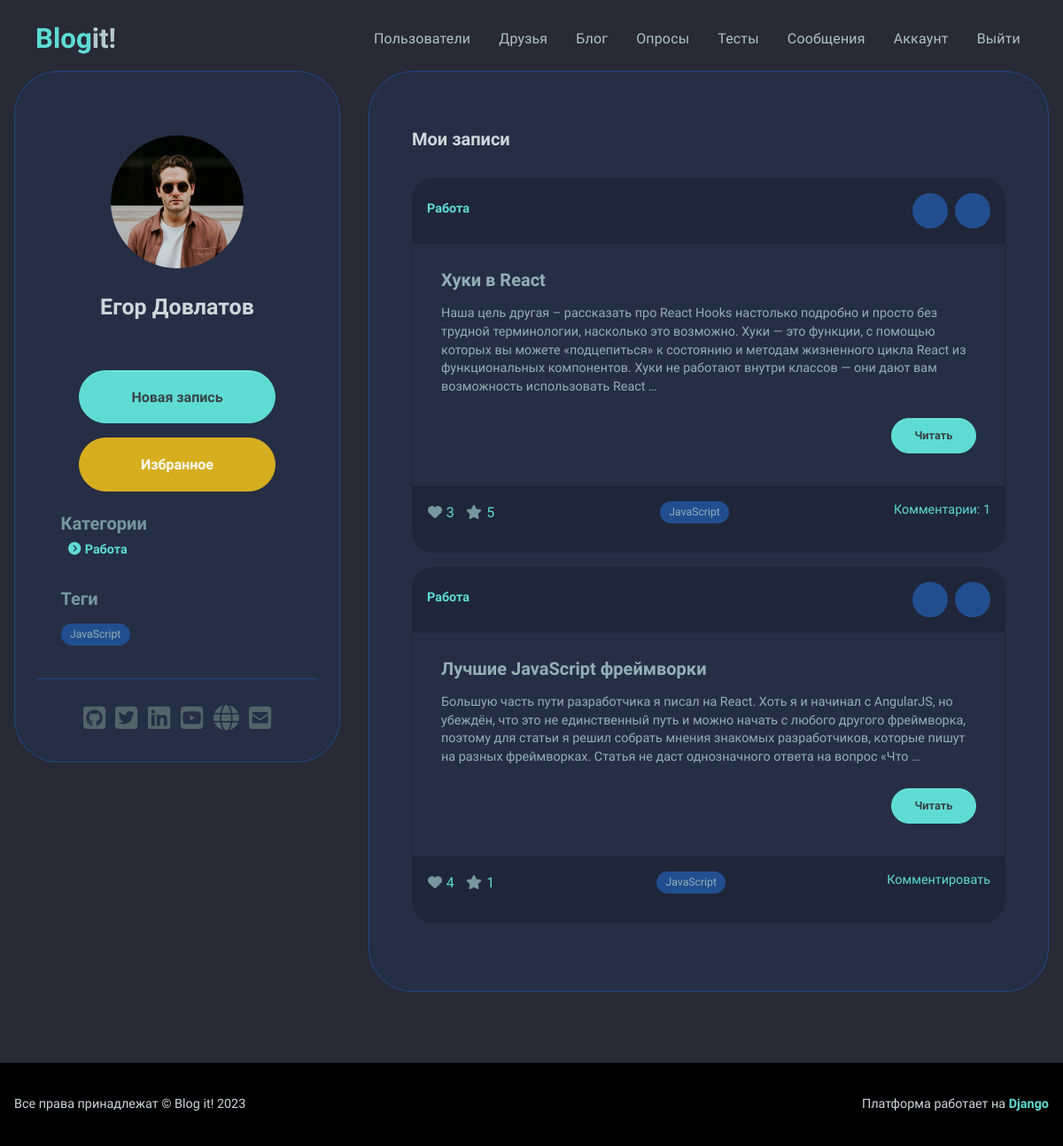
Before: /myblog/ (signed in) with the older database file.
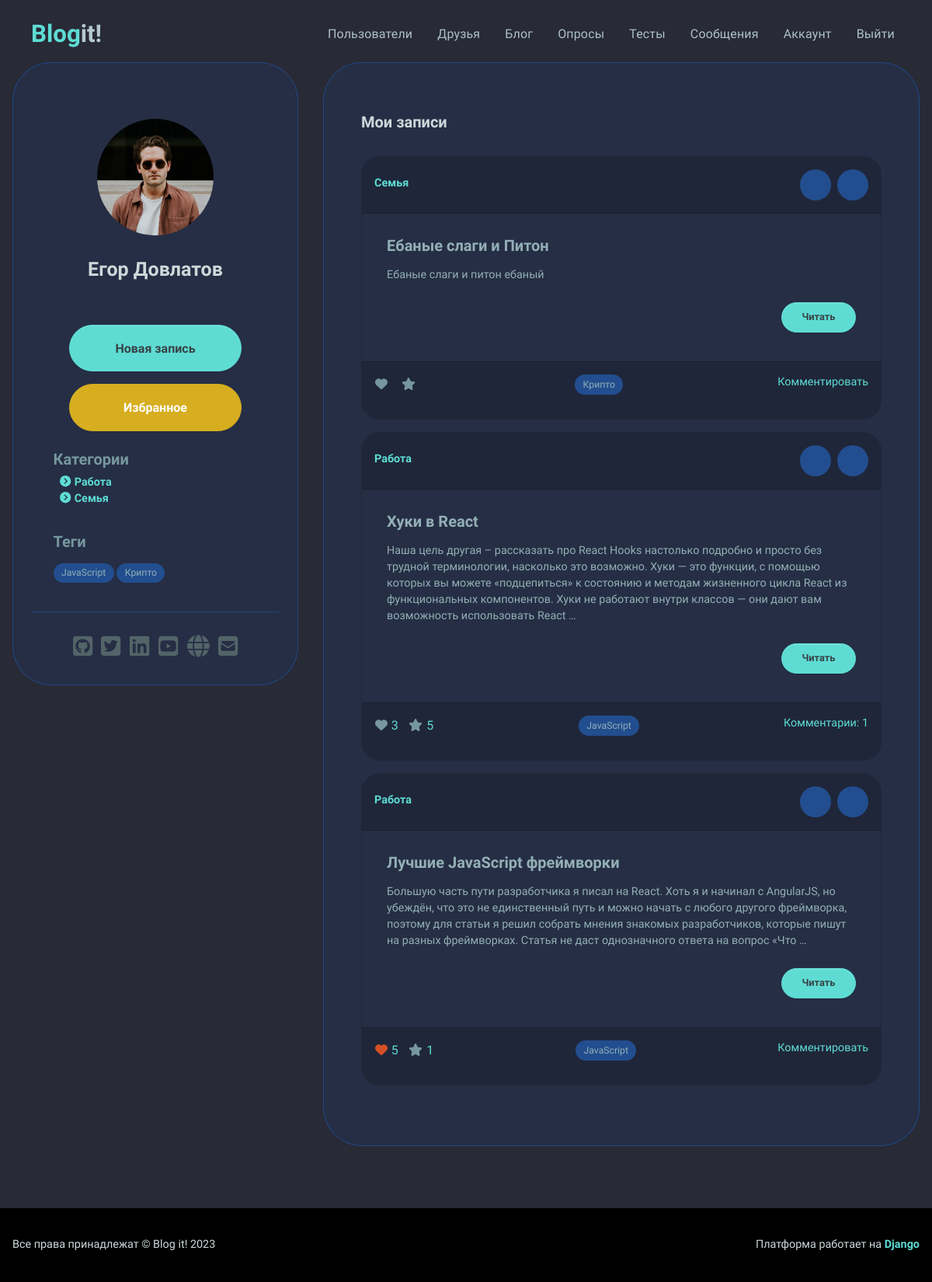
After: the same page with the newer database file.
### blog/models.py (models this page shows, shortened)
class Category(models.Model):
    name = models.CharField('category', max_length=20)
    slug = models.SlugField()
    class Meta:
        ordering = ['id']
        verbose_name = 'Категория'
        verbose_name_plural = 'Категории'
    def __str__(self):
        return self.name

class Tag(models.Model):
    name = models.CharField('tag', max_length=20)
    slug = models.SlugField()
    class Meta:
        ordering = ['id']
        verbose_name = 'Тег'
        verbose_name_plural = 'Теги'

class Post(models.Model):
    owner = models.ForeignKey(
        Profile, null=True, blank=True, on_delete=models.CASCADE)
    title = models.CharField(max_length=150)
    slug = models.SlugField()
    text = models.TextField(max_length=2000)
    category = models.ForeignKey(Category,
        on_delete=models.CASCADE)
    tags = models.ManyToManyField(Tag, blank=True)
    published = models.DateTimeField(auto_now_add=True)
    likes = models.ManyToManyField(User,
        related_name='post_likes', blank=True)
    bookmarks = models.ManyToManyField(User,
        related_name='bookmarks', blank=True)
    class Meta:
        ordering = ['-published']
        verbose_name = 'Запись'
        verbose_name_plural = 'Записи'
    def number_of_likes(self):
        if self.likes.count() == 0:
            return ''
        else:
            return self.likes.count()
    def number_of_bookmarks(self):
        if self.bookmarks.count() == 0:
            return ''
        else:
            return self.bookmarks.count()
    def number_of_comments(self):
        if self.comments.count() == 0:
            return ''
        else:
            return self.comments.filter(approved=True).count()

### blog/views.py (the view)
# urls.py: path('myblog/', views.myBlog, name="my-blog"),
@login_required
def myBlog(request):
    profile = request.user.profile
    posts = profile.post_set.all()
    tags, categories = get_tags_categories(posts)
    custom_range, posts = paginateObjects(request, posts, 3)
    context = {'profile': profile, 'posts': posts,
    'custom_range': custom_range, 'tags': tags,
    'categories': categories}
    return render(request, 'blog/my-blog.html', context)

### blog/views.py (called while the page is built)
def get_tags_categories(posts):
    categories = set()
    tags = set()
    for post in posts:
        categories.add(post.category)
        for tag in post.tags.all():
            tags.add(tag)
    return tags, categories

### users/utils.py (called while the page is built)
def paginateObjects(request, objects, results):
    page = request.GET.get('page')
    paginator = Paginator(objects, results)
    try:
        objects = paginator.page(page)
    except PageNotAnInteger:
        page = 1
        objects = paginator.page(page)
    except EmptyPage:
        page = paginator.num_pages
        objects = paginator.page(page)
    leftIndex = (int(page) - 4)
    if leftIndex < 1:
        leftIndex = 1
    rightIndex = (int(page) + 5)
    if rightIndex > paginator.num_pages:
        rightIndex = paginator.num_pages + 1
    custom_range = range(leftIndex, rightIndex)
    return custom_range, objects

### blog/templates/blog/my-blog.html (shortened to what the changed rows need)
{% extends 'base.html' %}
{% block content %}
    <section>
        <main class="mt-5 mb-5">
            <div class="container">
                <div class="main-body">
                    <div class="row">
                        <div class="col-lg-4">
                            <div class="card p-3 card-soft-primary  ">
                                <div class="card-body">
                                    <div class="d-flex flex-column align-items-center text-center">
                                        <div class="mt-1">
                                            <div class="text-center">
                                                <div class="col-12 d-grid">
                                                    {% include 'tags_categories.html' %}
                                                </div>
                                            </div>
                                        </div>
                                    </div>
                                </div>
                            </div>
                        </div>
                        <div class="col-lg-8">
                            <div class="card p-3 h-100 card-soft-primary">
                                <div class="profile-card-body">
                                    <div>
                                        {% for post in posts %}
                                            <div class="message-card mb-3">
                                                <div class="card-header fs--1 fw-bold">
                                                    <div class="d-flex justify-content-between">
                                                        <a class="text-decoration-none mt-2" href=""><span class="text-start">{{ post.category }}</span></a>
                                                        <span class="text-end icon-group"><a class="icon-item" href="{% url 'blog:update-post' post.id %}"></a><a class="icon-item" href="{% url 'blog:delete-post' post.id %}"></a></span>
                                                    </div>
                                                </div>
                                                <div class="card-body px-4 py-4">
                                                    <h5 class="card-title text-400">{{ post.title }}</h5>
                                                    <p class="card-text text-400">{{ post.text|safe|truncatewords:"50" }}</p>
                                                    <div class="text-end">
                                                        <a class="btn btn-primary rounded-pill btn-md my-2"
                                                           href="{% url 'blog:post' post.slug %}">Читать</a>
                                                    </div>
                                                </div>
                                                {% include 'blog/post_footer.html' %}
                                            </div>
                                        {% endfor %}
                                    </div>
                                </div>
                            </div>
                        </div>
                    </div>
                </div>
            </div>
        </main>
    </section>
{% endblock content %}

### templates/tags_categories.html
<div class="text-start mt-3 px-3">
    <h5 class="text-500">Категории</h5>
    <ul class="list-unstyled">
        {% for category in categories %}
            <li>
                <a class="text-decoration-none fw-bold px-2"
                   href="{% url 'blog:by_category' category.slug %}"><i class="fas fa-chevron-circle-right mr-icon"></i>{{ category.name }}</a>
            </li>
        {% endfor %}
    </ul>
</div>
<div class="text-start mt-3 px-3">
    <h5 class="text-500">Теги</h5>
    <div class="col-12 container-fluid px-0">
        {% for tag in tags %}
            <a href="{% url 'blog:by_tag' tag.slug %}"><span class="badge rounded-pill text-400 pill-bg my-2">{{ tag.name }}</span></a>
        {% endfor %}
    </div>
</div>

### blog/templates/blog/post_footer.html (shortened to what this page needs)
<div class="card-footer text-muted d-flex justify-content-between">
    <div class="text-start">
        <ul class="list-unstyled list-inline">
            <li class="list-inline-item">
                {% if user in post.likes.all %}
                    <form action="{% url 'blog:like_post' post.id  %}"
                          method="post"
                          name="dislike"
                          id="dislikeform">
                        <button type='submit'
                                name='dislike'
                                value="{{ post.id }}"
                                class="btn btn-link p-0 mt-0 text-decoration-none">
                            <i class="fa fa-heart mr-icon text-danger"></i>{{ post.number_of_likes }}
                        </button>
                    </form>
                {% else %}
                    <form action="{% url 'blog:like_post' post.id  %}"
                          method="post"
                          name="like"
                          id="likeform">
                        <button type='submit'
                                name='like'
                                value="{{ post.id }}"
                                class="btn btn-link p-0 mt-0">
                            <i class="fa fa-heart mr-icon text-muted"></i>{{ post.number_of_likes }}
                        </button>
                    </form>
                {% endif %}
            </li>
            <li class="list-inline-item">
                {% if user in post.bookmarks.all %}
                    <form action="{% url 'blog:bookmark_post' post.id  %}"
                          method="post"
                          name="remove"
                          id="remove">
                        {% csrf_token %}
                        <button type='submit'
                                name='remove'
                                value="{{ post.id }}"
                                class="btn btn-link p-0 mt-0">
                            <i class="fa fa-star mr-icon text-warning"></i>{{ post.number_of_bookmarks }}
                        </button>
                    </form>
                {% else %}
                    <form action="{% url 'blog:bookmark_post' post.id  %}"
                          method="post"
                          name="add"
                          id="add">
                        <button type='submit'
                                name='add'
                                value="{{ post.id }}"
                                class="btn btn-link p-0 mt-0">
                            <i class="fa fa-star mr-icon text-muted"></i>{{ post.number_of_bookmarks }}
                        </button>
                    </form>
                {% endif %}
            </li>
        </ul>
    </div>
    <div class="text-center">
        {% for tag in post.tags.all %}
            <a href="{% url 'blog:by_tag' tag.slug %}"><span class="badge rounded-pill text-400 pill-bg">{{ tag.name }}</span></a>
        {% endfor %}
    </div>
    {% if post.number_of_comments %}
        <div class="text-end">
            <a class="text-decoration-none mt-2"
               href="{% url 'blog:post' post.slug %}#comments">Комментарии: {{ post.number_of_comments }}</a>
        </div>
    {% else %}
        <div class="text-end">
            <a class="text-decoration-none mt-2"
               href="{% url 'blog:post' post.slug %}">Комментировать</a>
        </div>
    {% endif %}
</div>

Changed rows visible on the page:
now on this page (row unchanged): Category: name "Семья"
now on this page (row unchanged): Tag: name "Крипто"
added Post: category "Семья", title "Ебаные слаги и Питон", text "Ебаные слаги и питон ебаный", {{ post.id }} 94 (drawn), shows "Комментировать"
computed for Post "Лучшие JavaScript фреймворки": number_of_likes "4" → "5"
